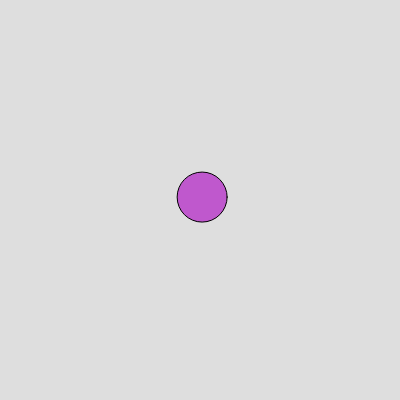
Frame 1 (no input)
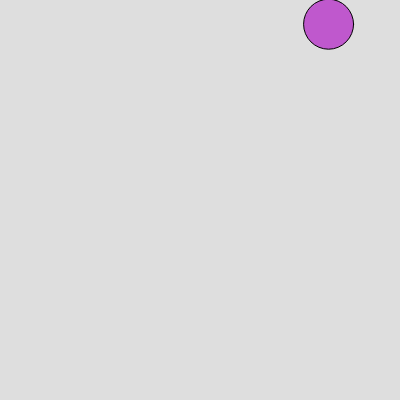
Frame 60 (no input)
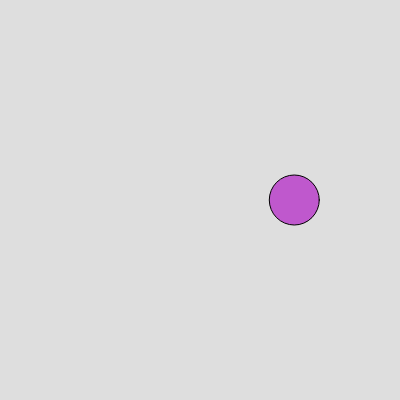
Frame 120 (the mouse pressed at the canvas centre since frame 60)

The p5.js sketch that drew these frames (run headless with seeded random() and noise() and a simulated clock; from frame 60 on, the mouse is pressed at the canvas centre):

// p5.js sketch
// ── sketch.js
// Variables for the canvas
let canvasWidth;
let canvasHeight;
let bgColor;

// Variables for circle
// Position of the circle
let x;
let y;
// Radius of the circle
let r;
// Velocity of the circle
let vx;
let vy;
// Color of the circle
let circleColor;

// Setup function to create the canvas
function setup() {
  // Create canvas of size 400x400
  canvasWidth = 400;
  canvasHeight = 400;
  createCanvas(canvasWidth, canvasHeight);
  // Set background color
  bgColor = color(222);
  background(bgColor);
  // Initialize position of the circle at the center of the canvas
  x = canvasWidth / 2;
  y = canvasHeight / 2;
  // Initialize radius of the circle
  r = 25;
  // Initialize velocity of the circle
  vx = random(-5, 5);
  vy = random(-5, 5);
  // Set initial color of the circle
  circleColor = color(random(255), random(255), random(255));
}
// Draw function to animate the circle
function draw() {
  background(bgColor);
  // Set fill color for the circle
  fill(circleColor);
  // Update position of the circle based on velocity
  x += vx;
  y += vy;
  // Check for collision with canvas edges and reverse velocity if needed
  if (x < r || x > width - r) {
    vx *= -1;
  }
  if (y < r || y > height - r) {
    vy *= -1;
  }
  // Draw the circle at the updated position
  circle(x, y, r * 2);
}
// Create a clicker function to change the size and color of the circle if the mouse is clicked inside the circle
// Also change the color of the background
function mousePressed() {
  let d = dist(mouseX, mouseY, x, y);
  if (d < r) {
    // r = random(10, 50);
    r += 5;
    // Change the color of the circle
    circleColor = color(random(255), random(255), random(255));
    // Reset radius if it exceeds 50
    if (r > 50) {
      r = 25;
    }
    // Change the background color
    bgColor = color(random(255), random(255), random(255));
  }
}
